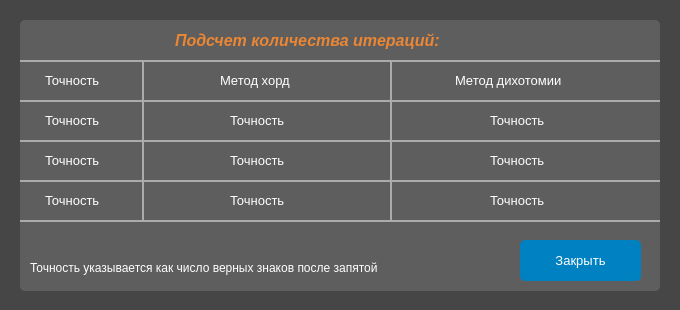
<?xml version="1.0" encoding="UTF-8"?>
<ui version="4.0">
 <class>Form</class>
 <widget class="QWidget" name="Form">
  <property name="geometry">
   <rect>
    <x>0</x>
    <y>0</y>
    <width>680</width>
    <height>310</height>
   </rect>
  </property>
  <property name="minimumSize">
   <size>
    <width>680</width>
    <height>310</height>
   </size>
  </property>
  <property name="maximumSize">
   <size>
    <width>680</width>
    <height>310</height>
   </size>
  </property>
  <property name="windowTitle">
   <string>Исследование сходимости</string>
  </property>
  <property name="styleSheet">
   <string notr="true">background-color: rgb(70, 70, 70);
color: white;</string>
  </property>
  <widget class="QFrame" name="time_of_algorithms_frame">
   <property name="geometry">
    <rect>
     <x>20</x>
     <y>20</y>
     <width>640</width>
     <height>271</height>
    </rect>
   </property>
   <property name="styleSheet">
    <string notr="true">background-color: rgb(94, 94, 94);
border-radius: 5px;</string>
   </property>
   <property name="frameShape">
    <enum>QFrame::StyledPanel</enum>
   </property>
   <property name="frameShadow">
    <enum>QFrame::Raised</enum>
   </property>
   <widget class="QLabel" name="first_chord_algorithm_label">
    <property name="geometry">
     <rect>
      <x>200</x>
      <y>50</y>
      <width>91</width>
      <height>20</height>
     </rect>
    </property>
    <property name="font">
     <font>
      <family>Arial</family>
      <pointsize>10</pointsize>
     </font>
    </property>
    <property name="text">
     <string>Метод хорд</string>
    </property>
   </widget>
   <widget class="QLabel" name="binary_algorithm_label">
    <property name="geometry">
     <rect>
      <x>435</x>
      <y>50</y>
      <width>141</width>
      <height>20</height>
     </rect>
    </property>
    <property name="font">
     <font>
      <family>Arial</family>
      <pointsize>10</pointsize>
     </font>
    </property>
    <property name="text">
     <string>Метод дихотомии</string>
    </property>
   </widget>
   <widget class="QLabel" name="iteration_number_label">
    <property name="geometry">
     <rect>
      <x>155</x>
      <y>10</y>
      <width>330</width>
      <height>20</height>
     </rect>
    </property>
    <property name="font">
     <font>
      <family>Arial</family>
      <pointsize>12</pointsize>
      <weight>75</weight>
      <italic>true</italic>
      <bold>true</bold>
     </font>
    </property>
    <property name="styleSheet">
     <string notr="true">color: rgb(234, 134, 52);</string>
    </property>
    <property name="text">
     <string>Подсчет количества итераций:</string>
    </property>
   </widget>
   <widget class="Line" name="line">
    <property name="geometry">
     <rect>
      <x>0</x>
      <y>40</y>
      <width>640</width>
      <height>2</height>
     </rect>
    </property>
    <property name="styleSheet">
     <string notr="true">background-color: rgb(171, 171, 171);</string>
    </property>
    <property name="orientation">
     <enum>Qt::Horizontal</enum>
    </property>
   </widget>
   <widget class="Line" name="line_2">
    <property name="geometry">
     <rect>
      <x>0</x>
      <y>80</y>
      <width>640</width>
      <height>2</height>
     </rect>
    </property>
    <property name="styleSheet">
     <string notr="true">background-color: rgb(171, 171, 171);</string>
    </property>
    <property name="orientation">
     <enum>Qt::Horizontal</enum>
    </property>
   </widget>
   <widget class="QLabel" name="accuracy_label">
    <property name="geometry">
     <rect>
      <x>25</x>
      <y>50</y>
      <width>70</width>
      <height>20</height>
     </rect>
    </property>
    <property name="font">
     <font>
      <family>Arial</family>
      <pointsize>10</pointsize>
     </font>
    </property>
    <property name="text">
     <string>Точность</string>
    </property>
   </widget>
   <widget class="Line" name="line_3">
    <property name="geometry">
     <rect>
      <x>0</x>
      <y>120</y>
      <width>640</width>
      <height>2</height>
     </rect>
    </property>
    <property name="styleSheet">
     <string notr="true">background-color: rgb(171, 171, 171);</string>
    </property>
    <property name="orientation">
     <enum>Qt::Horizontal</enum>
    </property>
   </widget>
   <widget class="Line" name="line_4">
    <property name="geometry">
     <rect>
      <x>122</x>
      <y>40</y>
      <width>2</width>
      <height>160</height>
     </rect>
    </property>
    <property name="styleSheet">
     <string notr="true">background-color: rgb(171, 171, 171);</string>
    </property>
    <property name="orientation">
     <enum>Qt::Vertical</enum>
    </property>
   </widget>
   <widget class="Line" name="line_5">
    <property name="geometry">
     <rect>
      <x>0</x>
      <y>160</y>
      <width>640</width>
      <height>2</height>
     </rect>
    </property>
    <property name="styleSheet">
     <string notr="true">background-color: rgb(171, 171, 171);</string>
    </property>
    <property name="orientation">
     <enum>Qt::Horizontal</enum>
    </property>
   </widget>
   <widget class="Line" name="line_6">
    <property name="geometry">
     <rect>
      <x>0</x>
      <y>200</y>
      <width>640</width>
      <height>2</height>
     </rect>
    </property>
    <property name="styleSheet">
     <string notr="true">background-color: rgb(171, 171, 171);</string>
    </property>
    <property name="orientation">
     <enum>Qt::Horizontal</enum>
    </property>
   </widget>
   <widget class="Line" name="line_7">
    <property name="geometry">
     <rect>
      <x>370</x>
      <y>40</y>
      <width>2</width>
      <height>160</height>
     </rect>
    </property>
    <property name="styleSheet">
     <string notr="true">background-color: rgb(171, 171, 171);
</string>
    </property>
    <property name="orientation">
     <enum>Qt::Vertical</enum>
    </property>
   </widget>
   <widget class="QPushButton" name="exit_research_btn">
    <property name="geometry">
     <rect>
      <x>500</x>
      <y>220</y>
      <width>121</width>
      <height>41</height>
     </rect>
    </property>
    <property name="font">
     <font>
      <pointsize>10</pointsize>
     </font>
    </property>
    <property name="styleSheet">
     <string notr="true">#exit_research_btn {
	background-color: rgb(0, 129, 194);
	color: white;
	border-radius: 5px;
}
#exit_research_btn:hover {
	background-color: rgb(2, 190, 218);
} 
#exit_research_btn:pressed {
	background-color: rgb(23, 92, 252);
}</string>
    </property>
    <property name="text">
     <string>Закрыть</string>
    </property>
   </widget>
   <widget class="QLabel" name="info_label">
    <property name="geometry">
     <rect>
      <x>10</x>
      <y>240</y>
      <width>381</width>
      <height>16</height>
     </rect>
    </property>
    <property name="text">
     <string>Точность указывается как число верных знаков после запятой</string>
    </property>
   </widget>
   <widget class="QLabel" name="accuracy_1">
    <property name="geometry">
     <rect>
      <x>25</x>
      <y>90</y>
      <width>70</width>
      <height>20</height>
     </rect>
    </property>
    <property name="font">
     <font>
      <family>Arial</family>
      <pointsize>10</pointsize>
     </font>
    </property>
    <property name="text">
     <string>Точность</string>
    </property>
   </widget>
   <widget class="QLabel" name="accuracy_2">
    <property name="geometry">
     <rect>
      <x>25</x>
      <y>130</y>
      <width>70</width>
      <height>20</height>
     </rect>
    </property>
    <property name="font">
     <font>
      <family>Arial</family>
      <pointsize>10</pointsize>
     </font>
    </property>
    <property name="text">
     <string>Точность</string>
    </property>
   </widget>
   <widget class="QLabel" name="accuracy_3">
    <property name="geometry">
     <rect>
      <x>25</x>
      <y>170</y>
      <width>70</width>
      <height>20</height>
     </rect>
    </property>
    <property name="font">
     <font>
      <family>Arial</family>
      <pointsize>10</pointsize>
     </font>
    </property>
    <property name="text">
     <string>Точность</string>
    </property>
   </widget>
   <widget class="QLabel" name="chord_iterations_1">
    <property name="geometry">
     <rect>
      <x>210</x>
      <y>90</y>
      <width>70</width>
      <height>20</height>
     </rect>
    </property>
    <property name="font">
     <font>
      <family>Arial</family>
      <pointsize>10</pointsize>
     </font>
    </property>
    <property name="text">
     <string>Точность</string>
    </property>
   </widget>
   <widget class="QLabel" name="chord_iterations_2">
    <property name="geometry">
     <rect>
      <x>210</x>
      <y>130</y>
      <width>70</width>
      <height>20</height>
     </rect>
    </property>
    <property name="font">
     <font>
      <family>Arial</family>
      <pointsize>10</pointsize>
     </font>
    </property>
    <property name="text">
     <string>Точность</string>
    </property>
   </widget>
   <widget class="QLabel" name="chord_iterations_3">
    <property name="geometry">
     <rect>
      <x>210</x>
      <y>170</y>
      <width>70</width>
      <height>20</height>
     </rect>
    </property>
    <property name="font">
     <font>
      <family>Arial</family>
      <pointsize>10</pointsize>
     </font>
    </property>
    <property name="text">
     <string>Точность</string>
    </property>
   </widget>
   <widget class="QLabel" name="binary_iterations_1">
    <property name="geometry">
     <rect>
      <x>470</x>
      <y>90</y>
      <width>70</width>
      <height>20</height>
     </rect>
    </property>
    <property name="font">
     <font>
      <family>Arial</family>
      <pointsize>10</pointsize>
     </font>
    </property>
    <property name="text">
     <string>Точность</string>
    </property>
   </widget>
   <widget class="QLabel" name="binary_iterations_2">
    <property name="geometry">
     <rect>
      <x>470</x>
      <y>130</y>
      <width>70</width>
      <height>20</height>
     </rect>
    </property>
    <property name="font">
     <font>
      <family>Arial</family>
      <pointsize>10</pointsize>
     </font>
    </property>
    <property name="text">
     <string>Точность</string>
    </property>
   </widget>
   <widget class="QLabel" name="binary_iterations_3">
    <property name="geometry">
     <rect>
      <x>470</x>
      <y>170</y>
      <width>70</width>
      <height>20</height>
     </rect>
    </property>
    <property name="font">
     <font>
      <family>Arial</family>
      <pointsize>10</pointsize>
     </font>
    </property>
    <property name="text">
     <string>Точность</string>
    </property>
   </widget>
  </widget>
 </widget>
 <resources/>
 <connections/>
</ui>
